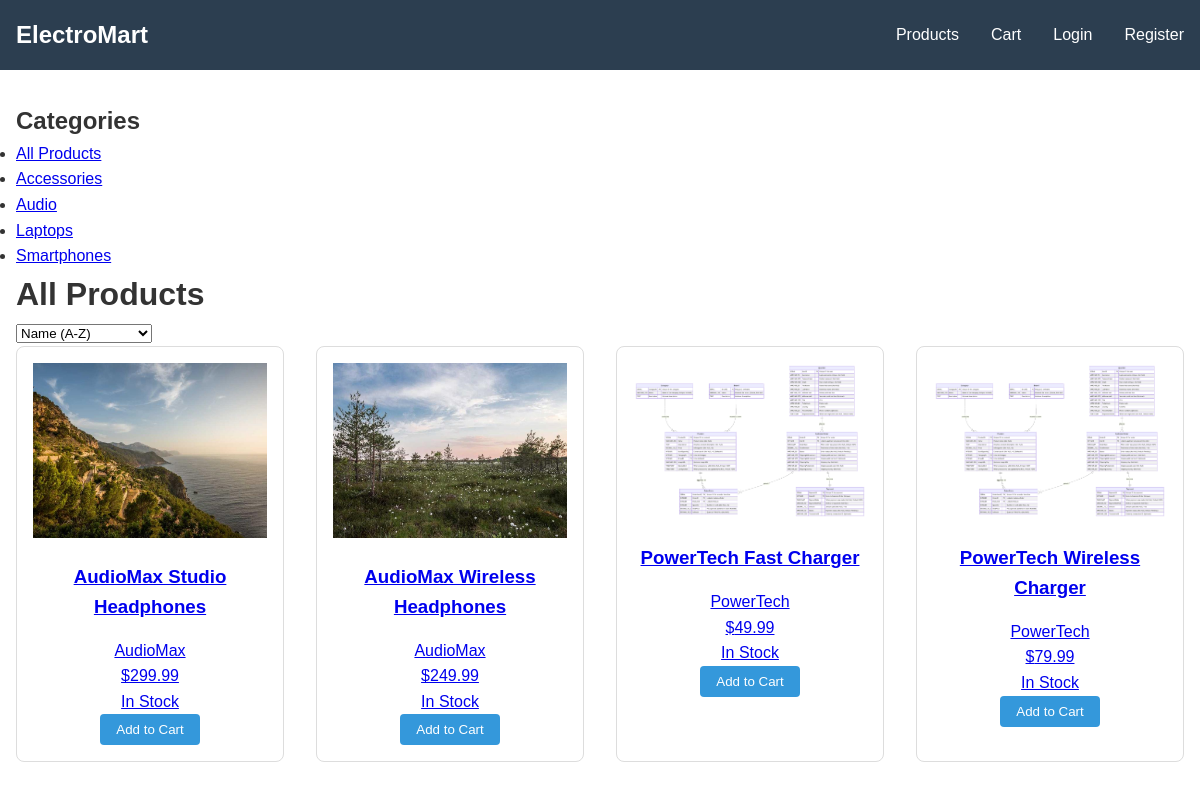
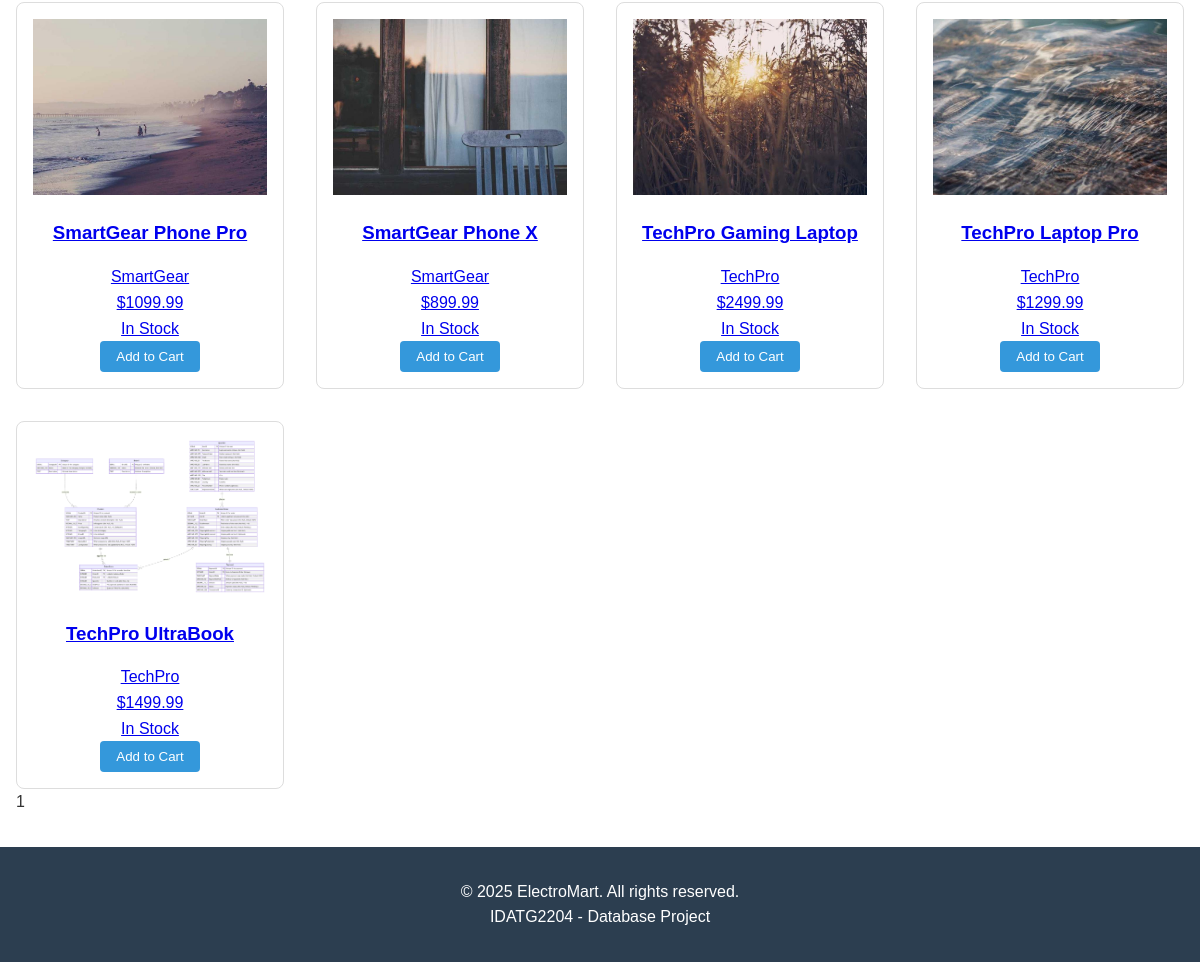
Page /products on the committed database (2 pictures, top to bottom).
### app/models.py (models this page shows)
class Category(db.Model):
    __tablename__ = 'categories'
    CategoryID = db.Column(db.Integer, primary_key=True)
    Name = db.Column(db.String(100), nullable=False, unique=True)
    Description = db.Column(db.Text)
    products = db.relationship('Product', backref='category', lazy=True)

class Product(db.Model):
    __tablename__ = 'products'
    ProductID = db.Column(db.Integer, primary_key=True)
    Name = db.Column(db.String(255), nullable=False)
    Description = db.Column(db.Text, nullable=False)
    Price = db.Column(db.Numeric(10, 2), nullable=False)
    StockQuantity = db.Column(db.Integer, nullable=False, default=0)
    CategoryID = db.Column(db.Integer, db.ForeignKey('categories.CategoryID'), nullable=False)
    BrandID = db.Column(db.Integer, db.ForeignKey('brands.BrandID'), nullable=False)
    ImageURL = db.Column(db.String(255))
    DateAdded = db.Column(db.DateTime(timezone=True), default=datetime.utcnow)
    LastUpdated = db.Column(db.DateTime(timezone=True), default=datetime.utcnow, onupdate=datetime.utcnow)
    order_items = db.relationship('OrderItem', backref='product', lazy=True)

class Brand(db.Model):
    __tablename__ = 'brands'
    BrandID = db.Column(db.Integer, primary_key=True)
    Name = db.Column(db.String(100), nullable=False, unique=True)
    Description = db.Column(db.Text)
    products = db.relationship('Product', backref='brand', lazy=True)

### app/routes.py (the view)
@bp.route('/products')
def products():
    page = request.args.get('page', 1, type=int)
    category_id = request.args.get('category_id', type=int)
    sort = request.args.get('sort', 'name_asc')
    query = Product.query
    current_category_name = "All Products"
    if category_id:
        category = Category.query.get_or_404(category_id)
        query = query.filter(Product.CategoryID == category_id)
        current_category_name = category.Name
    if sort == 'name_desc':
        query = query.order_by(Product.Name.desc())
    elif sort == 'price_asc':
        query = query.order_by(Product.Price.asc())
    elif sort == 'price_desc':
        query = query.order_by(Product.Price.desc())
    elif sort == 'newest':
        query = query.order_by(Product.DateAdded.desc())
    else:  # name_asc
        query = query.order_by(Product.Name.asc())
    try:
        products_pagination = query.paginate(page=page, per_page=12, error_out=False)
        products_on_page = products_pagination.items
    except Exception as e:
        flash('Could not load products at the moment.', 'warning')
        products_pagination = None
        products_on_page = []
    categories = Category.query.order_by(Category.Name.asc()).all()
    return render_template('products.html',
                           title='Products',
                           products=products_on_page,
                           pagination=products_pagination,
                           categories=categories,
                           current_category_name=current_category_name,
                           selected_category_id=category_id)

### app/templates/products.html (shortened to what this page needs)
{% extends "base.html" %}
{% block content %}
<div class="products-container">
    <div class="sidebar">
        <h2>Categories</h2>
        <ul class="category-list">
            <li {% if not selected_category_id %}class="active"{% endif %}>
                <a href="{{ url_for('main_routes.products') }}">All Products</a>
            </li>
            {% for category in categories %}
                <li {% if selected_category_id == category.CategoryID %}class="active"{% endif %}>
                    <a href="{{ url_for('main_routes.products', category_id=category.CategoryID) }}">
                        {{ category.Name }}
                    </a>
                </li>
            {% endfor %}
        </ul>
    </div>
    <div class="main-content">
        <div class="products-header">
            <h1>{{ current_category_name }}</h1>
            <div class="sort-filter">
                <select name="sort" id="sort-select" onchange="updateSort(this.value)">
                    <option value="name_asc">Name (A-Z)</option>
                </select>
            </div>
        </div>
        {% if products %}
            <div class="product-grid">
                {% for product in products %}
                    <div class="product-card">
                        <a href="{{ url_for('main_routes.product_detail', product_id=product.ProductID) }}" class="product-link">
                            <div class="product-image">
                                {% if product.ImageURL %}
                                    <img src="{{ url_for('static', filename='images/' + product.ImageURL) if not product.ImageURL.startswith('http') and not product.ImageURL.startswith('/static/') else product.ImageURL }}" alt="{{ product.Name }}">
                                {% else %}
                                    <img src="{{ url_for('static', filename='images/placeholder.png') }}" alt="No image available">
                                {% endif %}
                            </div>
                            <div class="product-info">
                                <h3>{{ product.Name }}</h3>
                                <p class="product-brand">{{ product.brand.Name }}</p>
                                <p class="product-price">${{ "%.2f"|format(product.Price) }}</p>
                                {% if product.StockQuantity > 0 %}
                                    <p class="stock in-stock">In Stock</p>
                                {% else %}
                                    <p class="stock out-of-stock">Out of Stock</p>
                                {% endif %}
                            </div>
                        </a>
                        {% if product.StockQuantity > 0 %}
                            <form action="{{ url_for('main_routes.add_to_cart', product_id=product.ProductID) }}" method="POST" class="add-to-cart-form">
                                <button type="submit" class="btn btn-primary">Add to Cart</button>
                            </form>
                        {% else %}
                            <button class="btn btn-disabled" disabled>Out of Stock</button>
                        {% endif %}
                    </div>
                {% endfor %}
            </div>
            {% if pagination %}
                <div class="pagination">
                    {% for page_num in pagination.iter_pages(left_edge=2, left_current=2, right_current=3, right_edge=2) %}
                        {% if page_num %}
                            {% if page_num == pagination.page %}
                                <span class="current-page">{{ page_num }}</span>
                            {% else %}
                                <a href="{{ url_for('main_routes.products', page=page_num, category_id=selected_category_id) }}" class="page-num">{{ page_num }}</a>
                            {% endif %}
                        {% else %}
                            <span class="ellipsis">…</span>
                        {% endif %}
                    {% endfor %}
                </div>
            {% endif %}
        {% else %}
            <div class="no-products">
                <p>No products found in this category.</p>
            </div>
        {% endif %}
    </div>
</div>
{% endblock %}

### app/static/css/style.css (style rules this page uses)
* { margin: 0; padding: 0; box-sizing: border-box; }
body { font-family: Arial, sans-serif; line-height: 1.6; color: #333; }
.product-grid { display: grid; grid-template-columns: repeat(auto-fill, minmax(250px, 1fr)); gap: 2rem; }
.product-card { border: 1px solid #ddd; border-radius: 8px; padding: 1rem; text-align: center; }
.product-card img { max-width: 100%; height: auto; }
.product-card h3 { margin: 1rem 0; }
.btn { display: inline-block; padding: 0.5rem 1rem; border: none; border-radius: 4px; cursor: pointer; text-decoration: none; }
.btn-primary { background-color: #3498db; color: white; }

### rows in the picture
Category: Name "Accessories"
Category: Name "Audio"
Category: Name "Laptops"
Category: Name "Smartphones"
Product: ImageURL (picture), Name "AudioMax Studio Headphones", brand.Name "AudioMax", Price "299.99", StockQuantity "In Stock"
Product: ImageURL (picture), Name "AudioMax Wireless Headphones", brand.Name "AudioMax", Price "249.99", StockQuantity "In Stock"
Product: Name "PowerTech Fast Charger", brand.Name "PowerTech", Price "49.99", StockQuantity "In Stock"
Product: Name "PowerTech Wireless Charger", brand.Name "PowerTech", Price "79.99", StockQuantity "In Stock"
Product: ImageURL (picture), Name "SmartGear Phone Pro", brand.Name "SmartGear", Price "1099.99", StockQuantity "In Stock"
Product: ImageURL (picture), Name "SmartGear Phone X", brand.Name "SmartGear", Price "899.99", StockQuantity "In Stock"
Product: ImageURL (picture), Name "TechPro Gaming Laptop", brand.Name "TechPro", Price "2499.99", StockQuantity "In Stock"
Product: ImageURL (picture), Name "TechPro Laptop Pro", brand.Name "TechPro", Price "1299.99", StockQuantity "In Stock"
Product: Name "TechPro UltraBook", brand.Name "TechPro", Price "1499.99", StockQuantity "In Stock"

### other values in the picture
{{ current_category_name }} "All Products"
{{ page_num }} "1"
